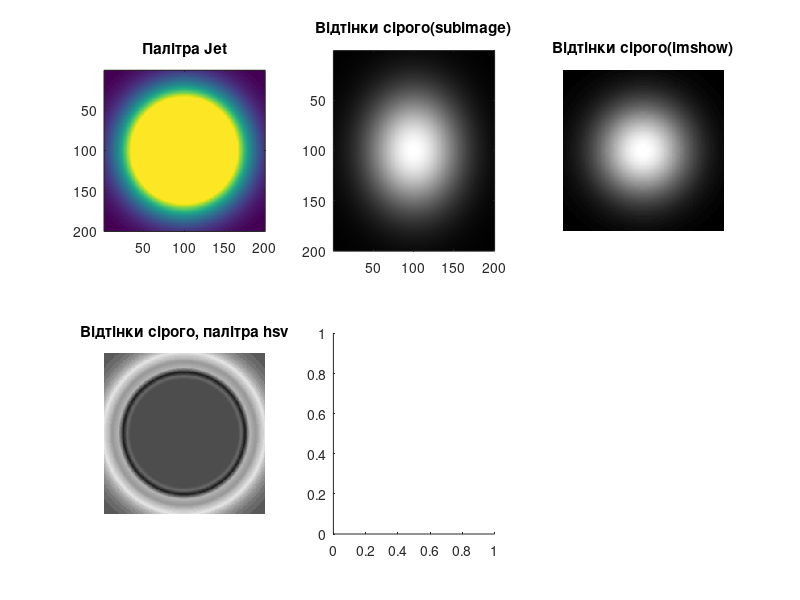

MATLAB code for this plot: (Note: this script raises an error after producing the figure.)
%Lab1_1

% Очистка робочої пам'яті і закриття графічних вікон
clear; 
close all;

%1 Визначення параметрів
s = 4;
A = 256;
N = 200;
i = 1:N;

% Обчислення гауссівського розподілу
r = 0.1*(i-N/2);
f = exp(-r.^2/2/s^2);
M = A * (f'*f);

% Створення графічного вікна
figure("Name","Task1","Position",[100,100,900,600]);

%1.1 Індексоване зображення, палітра Jet
subplot(2,3,1);
image(M);
axis('square');
title('Палітра Jet');

%1.2 Матриця у зобр. відтінках сірого через subimage
subplot(2,3,2);
subimage(uint8(M));
title('Відтінки сірого(subimage)');

%1.3 Матриця у зобр. відтінках сірого через imshow
subplot(2,3,3);
imshow(uint8(M));
title('Відтінки сірого(imshow)');

%1.4 Матриця у зобр. відтінках сірого через ind2gray палітри hsv
subplot(2,3,4);
imshow(ind2gray(uint8(M),hsv));
title('Відтінки сірого, палітра hsv');

%1.5 Матриця у чорно-біле зобр. через im2bw палітри hot
subplot(2,3,5);
imshow(im2bw(uint8(M),hot));
title('Чорно-біле, палітра hot');

%1.6 Кольорове RGB зобр. матриці
subplot(2,3,6);
Mr = M;
Mg = 256 - M;
Mb = 2^8 * cos(2*pi*log(M)).^2;
imshow(uint8(cat(3,Mr,Mg,Mb)));
title('RGB');




